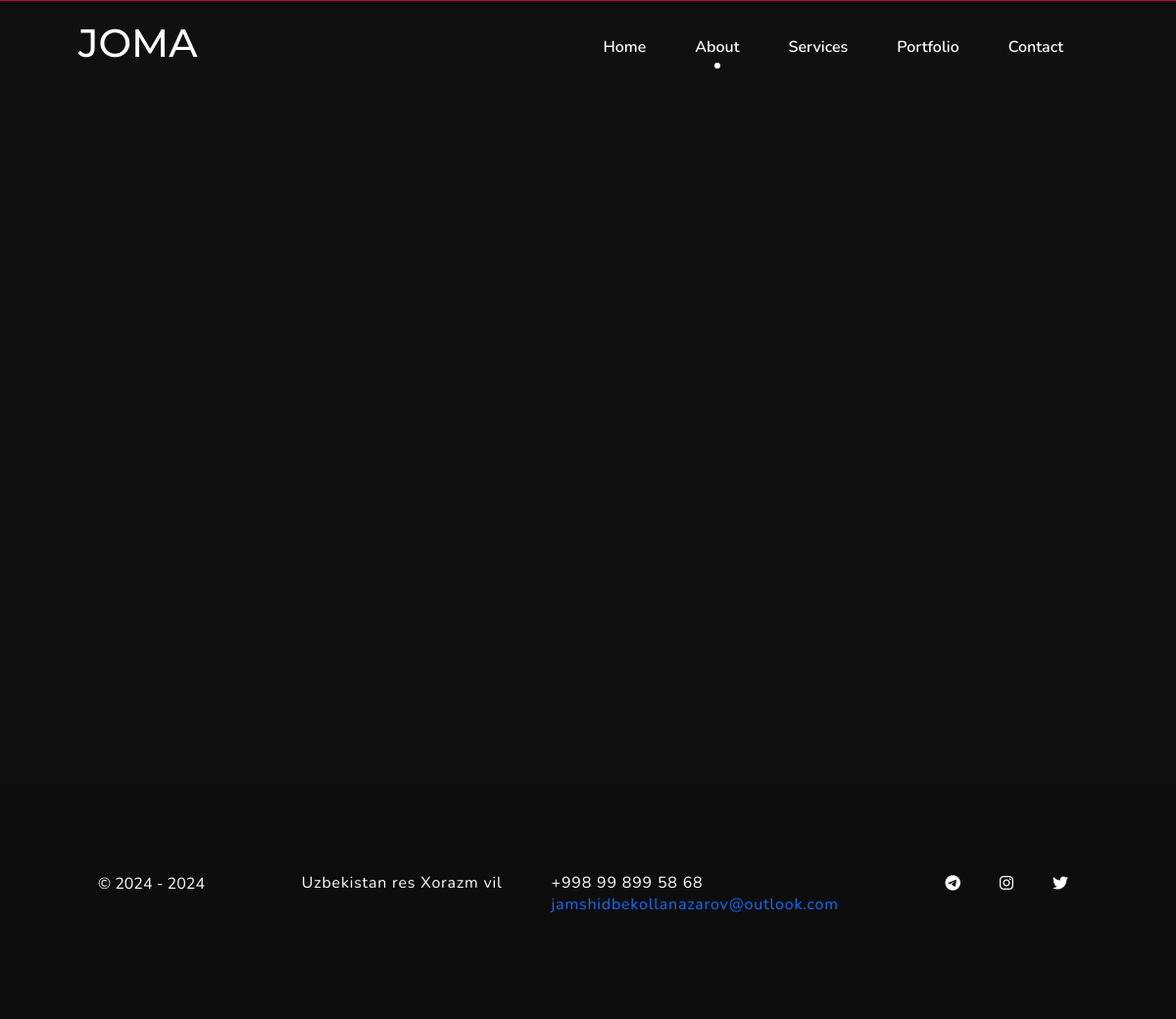
/about, run on the app's committed database.
### configuration/models.py (models this page shows, shortened)
class Config(models.Model):
    name = models.CharField(max_length=255)
    home_title = models.CharField(max_length=255)
    home_bg_photo = models.ImageField(upload_to='home_bg_photos/', null=True, blank=True)
    cv_file = models.FileField(upload_to='cv_files/')
    about_title = models.CharField(max_length=255)
    about_description = models.TextField()
    about_photo = models.ImageField(upload_to='about_photos/')
    services_title = models.CharField(max_length=255)
    services_subtitle = models.CharField(max_length=255)
    services_description = models.TextField()
    start_time = models.CharField(max_length=255)
    address = models.CharField(max_length=255)
    phone_number = models.CharField(max_length=255)
    email = models.EmailField(max_length=255)
    @classmethod
    def load(cls):
        if cls.objects.exists():
            return cls.objects.first()
        return cls()

### social/models.py (models this page shows, shortened)
class SocialLink(models.Model):
    photo = models.CharField(max_length=255)
    link = models.URLField(max_length=200)

### pages/views.py (the view)
# urls.py: path('about', views.about, name='about'),
def about(request):
    return render(request, 'user/pages/about.html')

### configuration/context_processors.py (called while the page is built)
def site_config(request):
    config = Config.load()
    return {'site_config': config}

### social/context_processors.py (called while the page is built)
def social_links(request):
    socials = SocialLink.objects.all()
    return {'social_links': socials}

### templates/user/pages/about.html (shortened to what this page needs)
{% extends 'user/components/base.html' %}
{% load static %}
{% block content %}
    <div class="content">
        <div class="container">
            <div class="content_start">
                <div class="about" id="about">
                    <div class="about_start">
                        <div class="about_text">
                        </div>
                        <div class="about_content">
                            <div class="about_content-img">
                            </div>
                        </div>
                    </div>
                </div>
            </div>
        </div>
    </div>
{% endblock %}

### templates/user/components/navbar.html (shortened to what this page needs)
<div class="wrapper">
    <nav class="navbar navbar-expand-lg fixed-top custom-nav sticky">
        <div class="container">
            <a class='navbar-brand logo' href='{% url 'index' %}'>
                <h1>{{ site_config.name }}</h1>
            </a>
            <div class="collapse navbar-collapse" id="navbarSupportedContent">
                <ul class="navbar-nav ms-auto" style="position: relative; --active-tab:2; gap: 20px;">
                    <li class="nav-item {% if request.resolver_match.url_name == 'index' %}active{% endif %}" data-tab-index='0'>
                        <a href="{% url 'index' %}" class="nav-link nav-link-1">Home</a>
                    </li>
                    <li class="nav-item {% if request.resolver_match.url_name == 'about' %}active{% endif %}" data-tab-index='1'>
                        <a href="{% url 'about' %}" class="nav-link nav-link-2">About</a>
                    </li>
                    <li class="nav-item {% if request.resolver_match.url_name == 'services' %}active{% endif %}" data-tab-index='2'>
                        <a href="{% url 'services' %}" class="nav-link nav-link-3">Services</a>
                    </li>
                    <li class="nav-item {% if request.resolver_match.url_name == 'portfolio' %}active{% endif %}" data-tab-index='3'>
                        <a href="{% url 'portfolio' %}" class="nav-link nav-link-4" >Portfolio</a>
                    </li>
                    <li class="nav-item {% if request.resolver_match.url_name == 'contact' %}active{% endif %}" data-tab-index='4'>
                        <a href="{% url 'contact' %}" class="nav-link">Contact</a>
                    </li>
                </ul>
            </div>
        </div>
    </nav>
</div>

### templates/user/components/footer.html
<footer>
    <div class="container">
        <div class="footer-container">
            <div class="logo">
                <p>&copy; {{ site_config.start_time }} - 2024</p>
            </div>
            <div class="contact">
                <p>{{ site_config.address }}</p>
                <p>{{ site_config.phone_number }}<br>
                    <a href="mailto:{{ site_config.email }}">{{ site_config.email }}</a>
                </p>
            </div>
            <div class="social-media">
                {% for link in social_links %}
                    <a href="{{ link.link }}"><i class="{{ link.photo}}"></i></a>
                {% endfor %}
            </div>
        </div>
    </div>
</footer>

### static/css/style.css (style rules this page uses)
body { font-family: "Nunito", sans-serif; overflow-x: hidden; }
h1, h2, h3, h4, h5, h6 { font-family: "Montserrat", sans-serif; }
a, a:hover, a:focus, button, button:focus { text-decoration: none !important; outline: none !important; box-shadow: none !important; }
.custom-nav { padding: 15px 0px; width: 100%; border-radius: 0px; z-index: 999; margin-bottom: 0px; transition: all 0.5s ease-in-out; background-color: transparent; }
.custom-nav .navbar-nav li a { color: #fff; font-size: 16px; background-color: transparent !important; padding: 15px 0; position: relative; margin: 0 7px; font-weight: 600; transition: all 0.4s; }
.custom-nav .navbar-nav li.active a:before, .custom-nav .navbar-nav li:hover a:before, .custom-nav .navbar-nav li:active a:before, .custom-nav.stickyadd .navbar-nav li.active a:before, .custom-nav.stickyadd .navbar-nav li:hover a:before, .custom-nav.stickyadd .navbar-nav li:active a:before { opacity: 1; }
.custom-nav .navbar-nav li a:before, .custom-nav.stickyadd .navbar-nav li a:before { content: ""; position: absolute; left: 50%; bottom: 10%; height: 6px; width: 6px; background: #fff; border-radius: 50%; opacity: 0; transform: translateX(-50%); -webkit-transition: all 0.3s ease 0s; -o-transition: all 0.3s ease 0s; transition: all 0.3s ease 0s; }
.custom-nav .logo { color: #fff; font-size: 1.8rem; }
.container { max-width: 1440px; width: 100%; margin: 0 auto; padding: 0 80px; }
.content { background-color: #101010 ; border-top: 1px solid #c3073f; height: 100vh; display: flex; justify-content: center; align-items: center; }
.about_content { display: flex; justify-content: space-between; margin-top: 80px; }
.about { padding: 100px 0; height: 100%; }
.about_content-img { width: 38%; height: 450px; }
footer { background-color: #0d0d0d; padding: 20px; display: flex; justify-content: center; align-items: center; color: #fff; height: 30vh; }
.footer-container { display: flex; justify-content: space-between; }
.logo { text-align: left; }
.contact { gap: 50px; display: flex; color: #ffffff; letter-spacing: .05em; line-height: 22px; }
.social-media { display: flex; gap: 20px; }
.social-media a { margin: 0 10px; color: #fff; }

### data on the page
Config: name "JOMA", start_time "2024", address "Uzbekistan res Xorazm vil", phone_number "+998 99 899 58 68", email "jamshidbekollanazarov@outlook.com"
